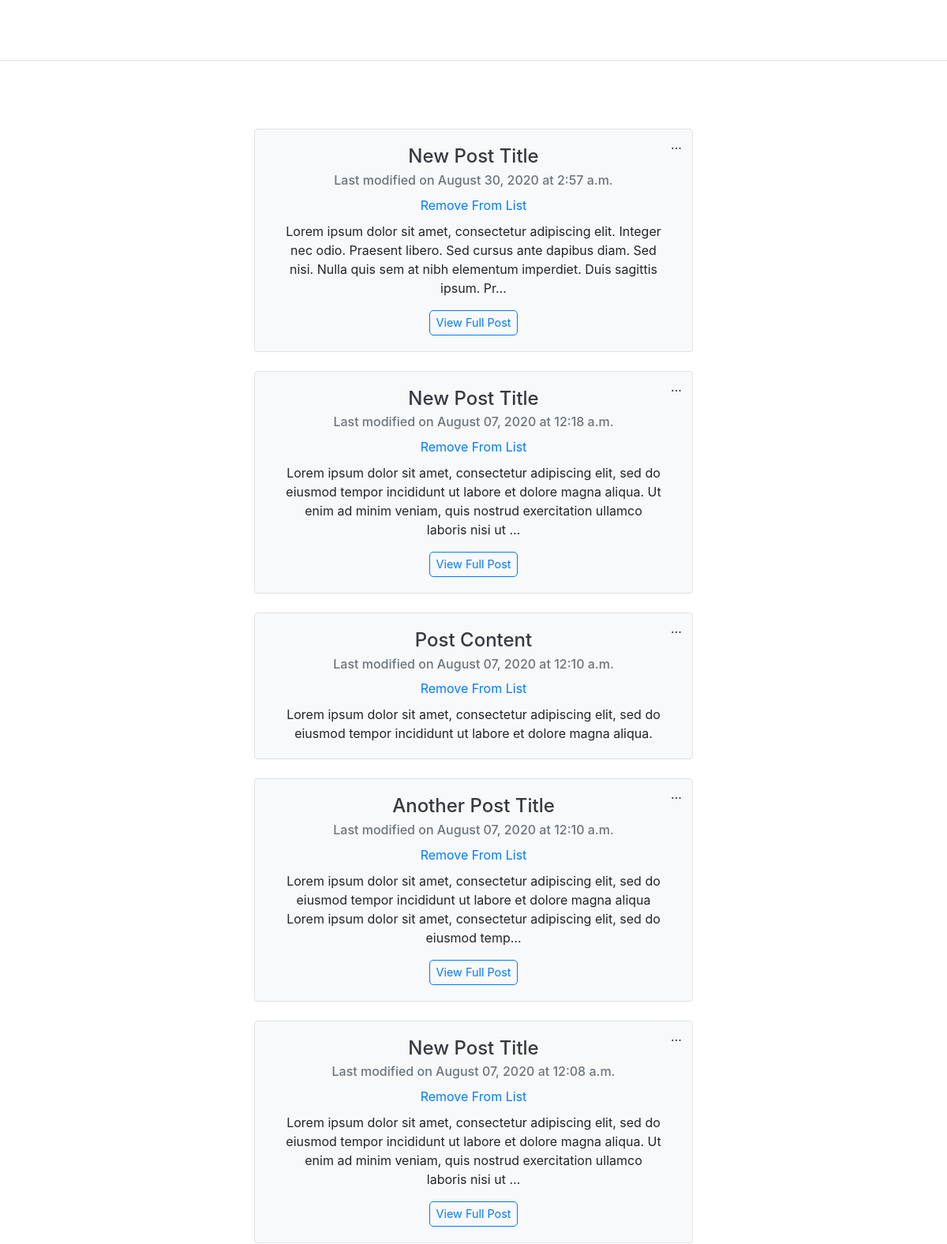
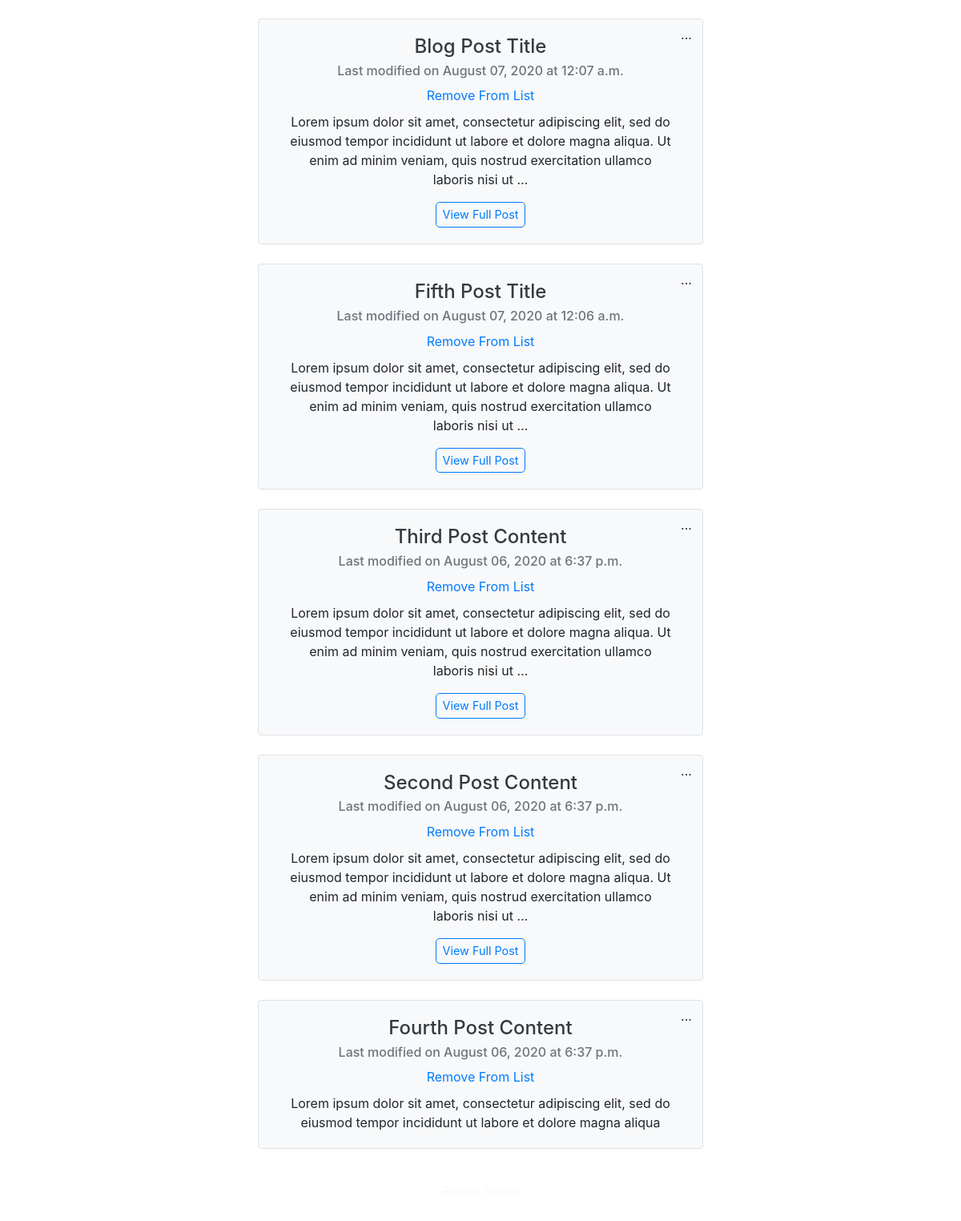
Page /saved-posts/ (signed in) on the committed database (2 pictures, top to bottom).
### blog/models.py (models this page shows, shortened)
class SavedPost(models.Model):
    user = models.ForeignKey(User, on_delete=models.CASCADE)
    saved_post = models.ForeignKey(Post, on_delete=models.CASCADE)
    time_added = models.DateTimeField(auto_now=True)

class Post(models.Model):
    title = models.CharField(max_length=100)
    content = models.TextField()
    author = models.ForeignKey(User, on_delete=models.CASCADE)
    last_modified = models.DateTimeField(auto_now=True)

### blog/views.py (the view)
class SavedPostListView(LoginRequiredMixin, ListView):
    model = SavedPost
    template_name = 'blog/saved_posts.html'
    def get_queryset(self):
        return SavedPost.objects.filter(user=self.request.user).all().order_by('-time_added')
    def get_context_data(self, **kwargs):
        context = super().get_context_data(**kwargs)
        context["saved"] = 'active'
        return context

### blog/context_processors.py (called while the page is built)
def saved_posts_list(request):
    if (request.user.username):
        saved_posts = list(SavedPost.objects.filter(user=request.user).all().values('saved_post'))
        saved_posts_list = list(map(lambda x: x["saved_post"], saved_posts))
    else:
        saved_posts_list = 0
    return {
        'saved_posts_list': saved_posts_list,
    }

### blog/templates/blog/saved_posts.html (shortened to what this page needs)
{% extends "blog/layout.html" %}
{% block content %}
<h2 class='text-center my-4 text-white page-title saved-posts-title'>Saved Posts</h2>
{% for save in object_list %}
  <div class='row justify-content-md-center'>
    <div class='col-md-6 mx-auto text-center single-saved-post'>
      <div class="card mx-auto mb-4 bg-light home-post text-center border">
        <div class="card-body single-post">
              <div class="dropdown home-post-dropdown">
                <a class="btn bg-light" type="button" id="dropdownMenu1" data-toggle="dropdown" aria-haspopup="true" aria-expanded="false">
                  ...
                </a>
              </div>
          <h4 class="card-title text-dark">{{save.saved_post.title|title}}</h4>
          <h6 class="card-subtitle mb-2 text-muted">Last modified on {{save.saved_post.last_modified|date:'F d, Y'}} at {{save.saved_post.last_modified|date:'P'}}</h6>
          <form action="{% url 'save-post' save.saved_post.id %}">
            <button type=submit data-id='{{ save.saved_post.id }}' class="btn btn-link py-0 card-link save-post-link">Remove From List</button>
          </form>
          <p class="card-text px-3 mt-2">{{save.saved_post.content|truncatechars:200}}</p>
          {% if save.saved_post.content|length > 200 %}
            <a href="{% url 'post-detail' save.saved_post.id %}" class="card-link btn btn-outline-primary py-1 px-2">View Full Post</a>
          {% endif %}
        </div>
      </div>
    </div>
  </div>
{% empty %}
    <p class='text-white bg-dark saved-post-p border border-light text-center my-4 mx-auto p-3 px-sm-5'>You do not have any saved posts.<br><br>Saved posts will get stored here, so you can read through them when you have the time.</p>
{% endfor %}
<div class='text-center mt-3 mb-5 savedpostslink'>
    <a href="{% url 'blog-home' %}" class='text-light'>Return Home</a>
</div>
{% endblock %}

### blog/static/blog/main.css (style rules this page uses)
:root { --primary-color: #375670; --secondary-color: #BBD0E0; --light-color: #f8f9fa; --btn-color: #CD9245; --border-color: #647E91; }
body { background-image: url('https://cdn.pixabay.com/photo/2014/06/16/23/39/black-370118_960_720.png'); width: 100%; min-height: 100vh; background-position: center; background-repeat: no-repeat; background-size: cover; }
.card-text { white-space: pre-wrap; }
.home-post { width: 95%; }
.home-post-dropdown { position: absolute; right: 0px; top: 0px; }
.btn-outline-primary { border-radius: 5px; font-size: 0.9rem; }

### rows in the picture
SavedPost: saved_post "New Post Title", saved_post.last_modified "August 30, 2020", saved_post.last_modified "2:57 a.m.", saved_post.content "Lorem ipsum dolor sit amet, consectetur adipiscing elit. Integer nec odio. Praesent libero. Sed cursus ante dapibus diam. Sed nisi. Nulla quis sem at nibh elementum imperdiet. Duis sagittis ipsum. Pr…", shows "View Full Post"
SavedPost: saved_post "New Post Title", saved_post.last_modified "August 07, 2020", saved_post.last_modified "12:18 a.m.", saved_post.content "Lorem ipsum dolor sit amet, consectetur adipiscing elit, sed do eiusmod tempor incididunt ut labore et dolore magna aliqua. Ut enim ad minim veniam, quis nostrud exercitation ullamco laboris nisi ut …", shows "View Full Post"
SavedPost: saved_post "Post Content", saved_post.last_modified "August 07, 2020", saved_post.last_modified "12:10 a.m.", saved_post.content "Lorem ipsum dolor sit amet, consectetur adipiscing elit, sed do eiusmod tempor incididunt ut labore et dolore magna aliqua."
SavedPost: saved_post "Another Post Title", saved_post.last_modified "August 07, 2020", saved_post.last_modified "12:10 a.m.", saved_post.content "Lorem ipsum dolor sit amet, consectetur adipiscing elit, sed do eiusmod tempor incididunt ut labore et dolore magna aliqua Lorem ipsum dolor sit amet, consectetur adipiscing elit, sed do eiusmod temp…", shows "View Full Post"
SavedPost: saved_post "New Post Title", saved_post.last_modified "August 07, 2020", saved_post.last_modified "12:08 a.m.", saved_post.content "Lorem ipsum dolor sit amet, consectetur adipiscing elit, sed do eiusmod tempor incididunt ut labore et dolore magna aliqua. Ut enim ad minim veniam, quis nostrud exercitation ullamco laboris nisi ut …", shows "View Full Post"
SavedPost: saved_post "Blog Post Title", saved_post.last_modified "August 07, 2020", saved_post.last_modified "12:07 a.m.", saved_post.content "Lorem ipsum dolor sit amet, consectetur adipiscing elit, sed do eiusmod tempor incididunt ut labore et dolore magna aliqua. Ut enim ad minim veniam, quis nostrud exercitation ullamco laboris nisi ut …", shows "View Full Post"
SavedPost: saved_post "Fifth Post Title", saved_post.last_modified "August 07, 2020", saved_post.last_modified "12:06 a.m.", saved_post.content "Lorem ipsum dolor sit amet, consectetur adipiscing elit, sed do eiusmod tempor incididunt ut labore et dolore magna aliqua. Ut enim ad minim veniam, quis nostrud exercitation ullamco laboris nisi ut …", shows "View Full Post"
SavedPost: saved_post "Third Post Content", saved_post.last_modified "August 06, 2020", saved_post.last_modified "6:37 p.m.", saved_post.content "Lorem ipsum dolor sit amet, consectetur adipiscing elit, sed do eiusmod tempor incididunt ut labore et dolore magna aliqua. Ut enim ad minim veniam, quis nostrud exercitation ullamco laboris nisi ut …", shows "View Full Post"
SavedPost: saved_post "Second Post Content", saved_post.last_modified "August 06, 2020", saved_post.last_modified "6:37 p.m.", saved_post.content "Lorem ipsum dolor sit amet, consectetur adipiscing elit, sed do eiusmod tempor incididunt ut labore et dolore magna aliqua. Ut enim ad minim veniam, quis nostrud exercitation ullamco laboris nisi ut …", shows "View Full Post"
SavedPost: saved_post "Fourth Post Content", saved_post.last_modified "August 06, 2020", saved_post.last_modified "6:37 p.m.", saved_post.content "Lorem ipsum dolor sit amet, consectetur adipiscing elit, sed do eiusmod tempor incididunt ut labore et dolore magna aliqua"
